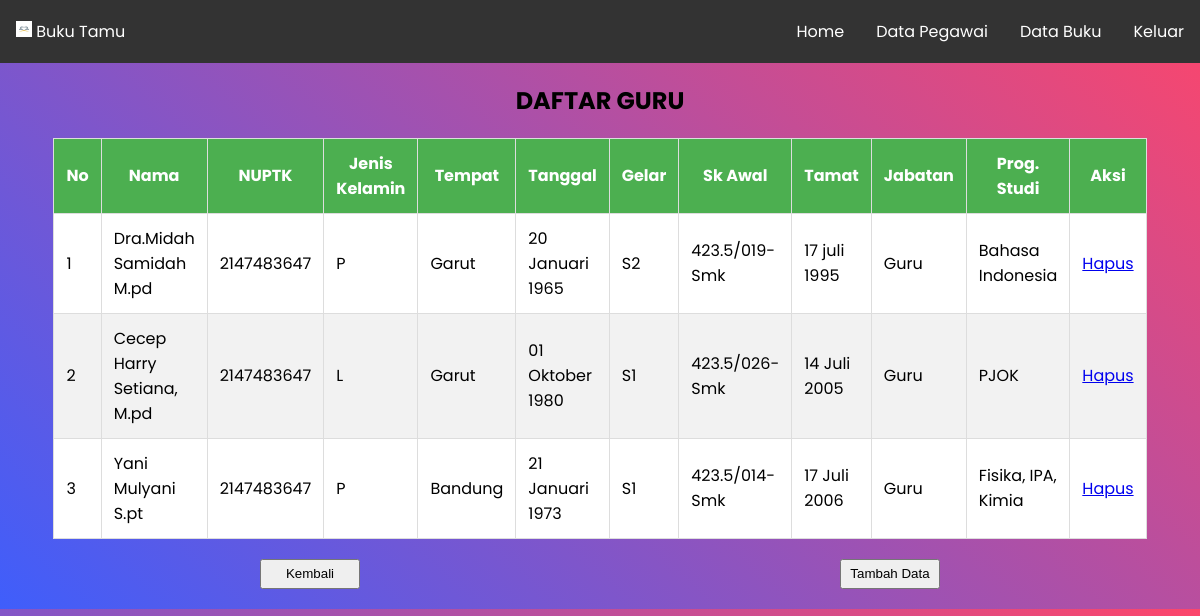
The page /lihat_buku.php on the database its author committed.
### tables this page shows
CREATE TABLE `tbguru` (
  `no` int(225) NOT NULL,
  `nama` varchar(50) NOT NULL,
  `nuptk` int(50) NOT NULL,
  `jk` varchar(50) NOT NULL,
  `tempat` varchar(50) NOT NULL,
  `tanggal` varchar(50) NOT NULL,
  `gelar` varchar(50) NOT NULL,
  `sk_awal` varchar(50) NOT NULL,
  `tmt` varchar(50) NOT NULL,
  `jabatan` varchar(50) NOT NULL,
  `prog_studi` varchar(50) NOT NULL
);

### lihat_buku.php (the view, shortened to what this page needs)
<!DOCTYPE html>
<html lang="en">
<head>
</head>
<body>
<nav>
    <div class="logo">
        <a href="home.php"><img src="hyperling/book.jpg" alt="Logo">
        <span>Buku Tamu</span></a>
    </div>
    <div class="nav-links">
        <a href="home.php">Home</a>
         <a href="lihat_akun.php">Data Pegawai</a>
        <a href="lihat_buku.php">Data Buku</a>
        <a class="logout" href="javascript:void(0);" onclick="handleLogout()">Keluar </a>
    </div>
</nav>
<body>
<div>
	<h2>DAFTAR GURU</h2>
	<table>
		<thead>
			<tr>
				<th>No</th>
				<th>Nama</th>
				<th>NUPTK</th>
				<th>Jenis Kelamin</th>
				<th>Tempat</th>
				<th>Tanggal</th>
				<th>Gelar</th>
				<th>Sk Awal</th>
				<th>Tamat</th>
				<th>Jabatan</th>
				<th>Prog. Studi</th>
				<th>Aksi</th>
			</tr>
		</thead>
		<tbody>
			<?php
			include 'koneksi.php';
			$sql = "SELECT*FROM tbguru";
			$query = mysqli_query ($koneksi, $sql);
			$no=1;
			while ($data=mysqli_fetch_array($query)) {?>
				<tr>
					<td><?= $no++; ?></td>
					<td><?php echo $data['nama'];?></td>
					<td><?php echo $data['nuptk'];?></td>
					<td><?php echo $data['jk'];?></td>
					<td><?php echo $data['tempat'];?></td>
					<td><?php echo $data['tanggal'];?></td>
					<td><?php echo $data['gelar'];?></td>
					<td><?php echo $data['sk_awal'];?></td>
					<td><?php echo $data['tmt'];?></td>
					<td><?php echo $data['jabatan'];?></td>
					<td><?php echo $data['prog_studi'];?></td>
					<td>
						<a href="hapus.php?id=<?php echo $data['no'];?>"
						onclick="return confirm('Yakin Mau Hapus .?')">
						<span class="text"></span>Hapus</Details> </span>
					</a>
					</td>
				</tr>
			<?php } ?>
		</tbody>
	</table>
	<div class="tbl">
	<form method="post" action="home.php">
	<button type="submit">Kembali</button>
	 </form>
	 <form method="post" action="form.php">
	<button type="submit">Tambah Data</button>
	 </form>
	</div>
</body>
</html>

### lihat_buku.php (style rules this page uses)
body { font-family: 'Poppins'; background: rgb(63,94,251); background: linear-gradient(42deg, rgba(63,94,251,1) 0%, rgba(252,70,107,1) 100%); justify-content: center; align-items: 100vh; margin: 0; }
table { width: 50%; border-collapse: collapse; background-color: white; margin:auto ; }
th, td { border: 1px solid #ddd; padding: 12px; text-align: left; }
th { background-color: #4caf50; color: white; text-align: center; }
tr:nth-child(even) { background-color: #f2f2f2; }
h2 { text-align: center; }
button { display: flex; width: 100px; height: 30px; justify-content: center; align-items: center; }
.tbl { display: flex; flex-direction: row; padding: 20px; justify-content: space-around; }
nav { background-color: #333; overflow: hidden; padding:; }
nav a { display: block; color: white; text-align: center; padding: 14px 16px; margin-top: 5px ; margin-bottom: 5px ; text-decoration: none; }
.logo { float: left; padding: ; }
.logo img { max-height: 16px; }
.nav-links { float: right; display: flex; flex-direction: row; }

### rows shown on the page
tbguru: nama "Dra.Midah Samidah M.pd", nuptk "2147483647", jk "P", tempat "Garut", tanggal "20 Januari 1965", gelar "S2", sk_awal "423.5/019-Smk", tmt "17 juli 1995", jabatan "Guru", prog_studi "Bahasa Indonesia"
tbguru: nama "Cecep Harry Setiana, M.pd", nuptk "2147483647", jk "L", tempat "Garut", tanggal "01 Oktober 1980", gelar "S1", sk_awal "423.5/026-Smk", tmt "14 Juli 2005", jabatan "Guru", prog_studi "PJOK"
tbguru: nama "Yani Mulyani S.pt", nuptk "2147483647", jk "P", tempat "Bandung", tanggal "21 Januari 1973", gelar "S1", sk_awal "423.5/014-Smk", tmt "17 Juli 2006", jabatan "Guru", prog_studi "Fisika, IPA, Kimia"
